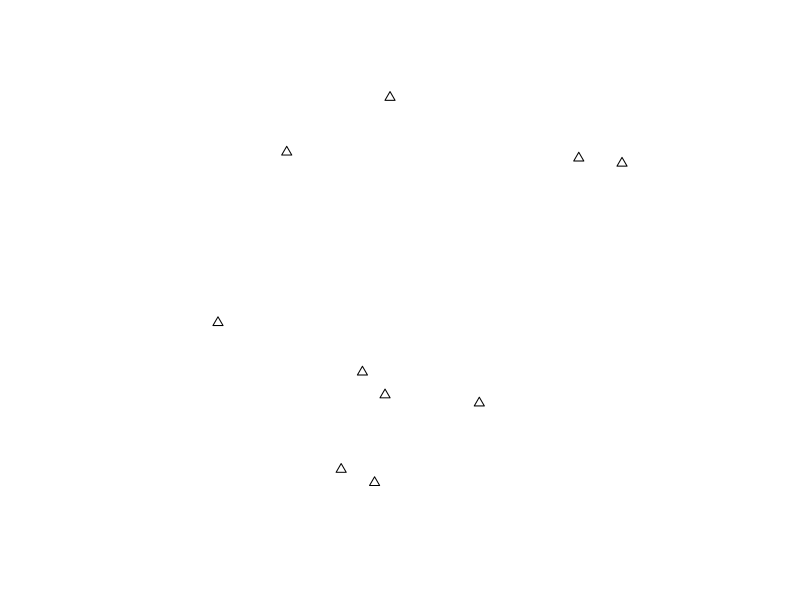
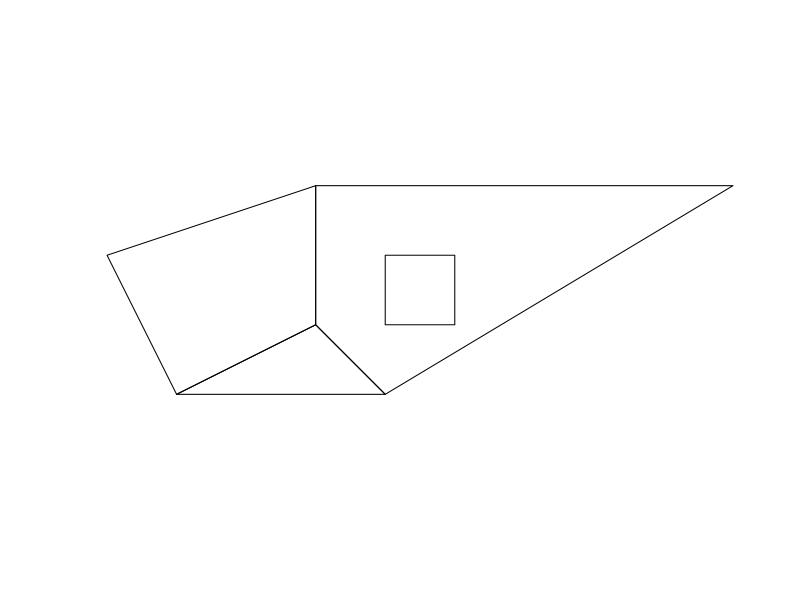
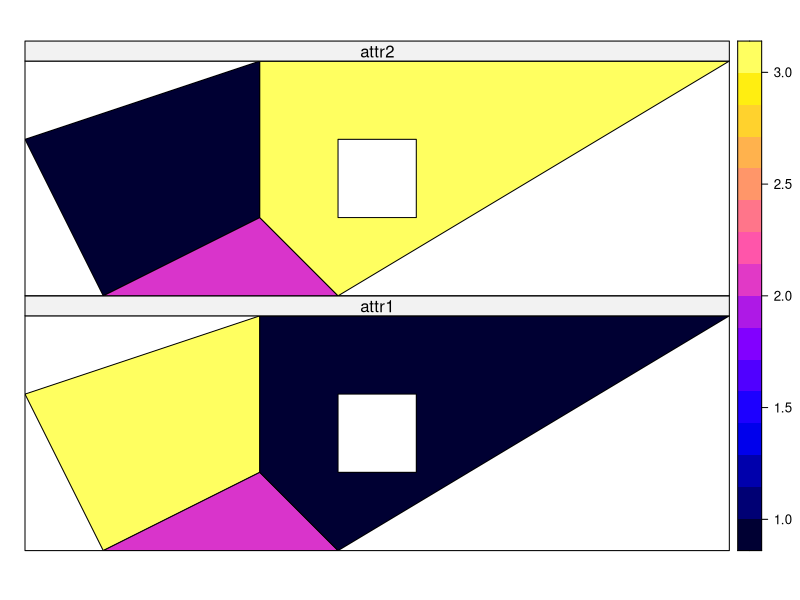

These figures' R source, in order:
## ---- chunk 1
library(knitr)
#library(rmdformats)

## libraries needed for R code examples
library(sp)

## Global options
options(max.print="75")
opts_chunk$set(echo=TRUE,
	             cache=TRUE,
               prompt=FALSE,
               tidy=TRUE,
               comment=NA,
               message=FALSE,
               warning=FALSE)
opts_knit$set(width=75)

## ---- chunk 2
random.coordinates <- matrix(runif(20), ncol=2) # a matrix with some arbitrary points as coordinates..
xy.sp <- SpatialPoints(random.coordinates) # ..converted into a spatial object
plot(xy.sp, pch = 2)
## ---- chunk 3
coordinates(xy.sp)
bbox(xy.sp)
summary(xy.sp)
## ---- chunk 4
str(xy.sp)
## ---- chunk 5
df <- data.frame(attr1 = LETTERS[1:10], attr2 = c(10:1))
## ---- chunk 6
xy.spdf <- SpatialPointsDataFrame(xy.sp, df)
summary(xy.spdf)
## ---- chunk 7
xy.spdf[1:2, ]        # row 1 and 2 only
plot(xy.spdf[which(xy.spdf$attr2>5),])    # select if attr2 > 5
## ---- chunk 8
# create polyon objects from coordinates
Sr1 <-  Polygon(cbind(c(2,4,4,1,2),c(2,3,5,4,2)))
Sr2 <-  Polygon(cbind(c(5,4,2,5),c(2,3,2,2)))
Sr3 <-  Polygon(cbind(c(4,4,5,10,4),c(5,3,2,5,5)))
Sr4 <-  Polygon(cbind(c(5,6,6,5,5),c(4,4,3,3,4)), hole = TRUE)

# create lists of polygon objects from polygon objects and unique ID
Srs1 <-  Polygons(list(Sr1), "s1")
Srs2 <-  Polygons(list(Sr2), "s2")
Srs3 <-  Polygons(list(Sr3, Sr4), "s3/4")

# create spatial polygons object from lists
SpP <-  SpatialPolygons(list(Srs1,Srs2,Srs3), 1:3)
plot(SpP)
## ---- chunk 9
attr <- data.frame(attr1=1:3, attr2=3:1, row.names=c("s3/4", "s2", "s1"))
SrDf <- SpatialPolygonsDataFrame(SpP, attr)
spplot(SrDf)
## ---- chunk 10
str(SrDf)
## ---- chunk 11
SrDf@bbox
## ---- chunk 12
SrDf@data
